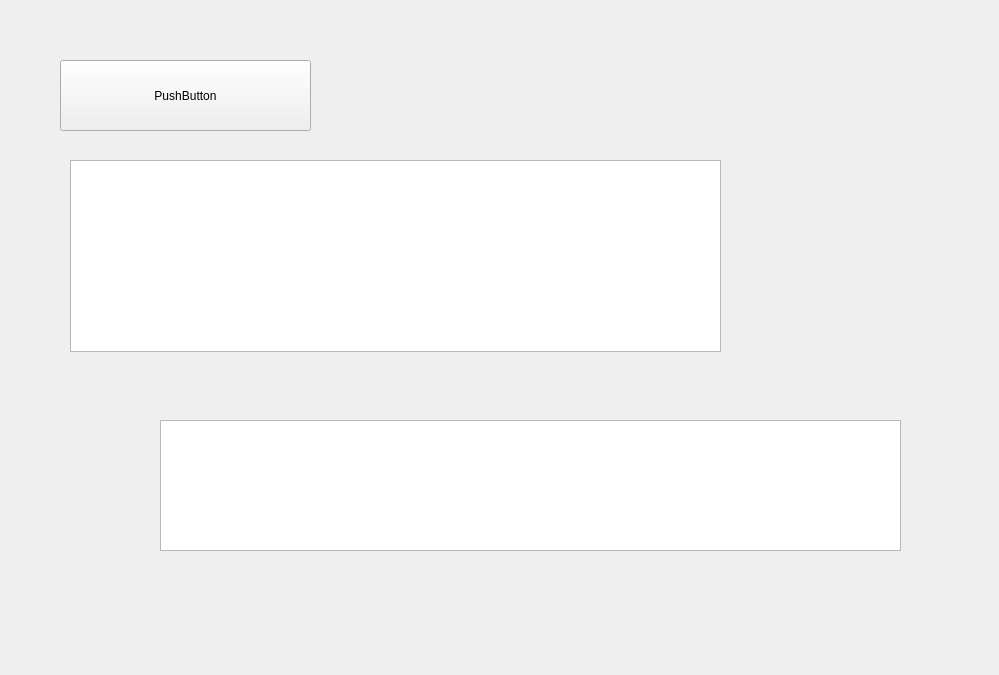
<?xml version="1.0" encoding="UTF-8"?>
<ui version="4.0">
 <class>Test</class>
 <widget class="QWidget" name="Test">
  <property name="geometry">
   <rect>
    <x>0</x>
    <y>0</y>
    <width>999</width>
    <height>675</height>
   </rect>
  </property>
  <property name="windowTitle">
   <string>Form</string>
  </property>
  <widget class="QPushButton" name="pushButton">
   <property name="geometry">
    <rect>
     <x>60</x>
     <y>60</y>
     <width>251</width>
     <height>71</height>
    </rect>
   </property>
   <property name="text">
    <string>PushButton</string>
   </property>
  </widget>
  <widget class="QTextEdit" name="textEdit">
   <property name="geometry">
    <rect>
     <x>160</x>
     <y>420</y>
     <width>741</width>
     <height>131</height>
    </rect>
   </property>
  </widget>
  <widget class="QTextBrowser" name="textBrowser">
   <property name="geometry">
    <rect>
     <x>70</x>
     <y>160</y>
     <width>651</width>
     <height>192</height>
    </rect>
   </property>
  </widget>
 </widget>
 <resources/>
 <connections>
  <connection>
   <sender>pushButton</sender>
   <signal>clicked()</signal>
   <receiver>textEdit</receiver>
   <slot>show()</slot>
   <hints>
    <hint type="sourcelabel">
     <x>175</x>
     <y>55</y>
    </hint>
    <hint type="destinationlabel">
     <x>470</x>
     <y>325</y>
    </hint>
   </hints>
  </connection>
 </connections>
</ui>
